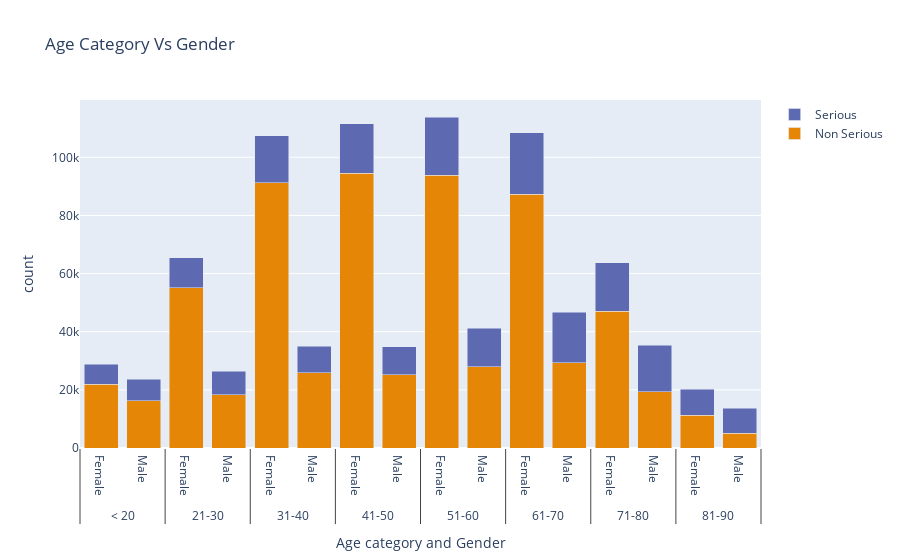

Here is the notebook cell this chart was saved with:
### Code cell
age_serious_sex = df[['AGE_YRS','SEX', 'SERIOUS']]
map_dict_s = {1: "Serious", 0 : "Non Serious"}
map_dict = {1: "Male", 0 : "Female"}
age_serious_sex["SERIOUS"] = age_serious_sex["SERIOUS"].map(map_dict_s)
age_serious_sex["SEX"] = age_serious_sex["SEX"].map(map_dict)
bins = [10, 20, 30, 40, 50, 60,70,80,90]
group = ['< 20', '21-30', '31-40', '41-50', '51-60', '61-70', '71-80', '81-90']
categories = pd.cut(age_serious_sex['AGE_YRS'], bins, labels=group)

age_serious_sex['AGE_CATEGORY'] = categories
age_serious_sex1 = (age_serious_sex.groupby(['AGE_CATEGORY','SEX', 'SERIOUS']).size()  
   .reset_index(name='count'))

fig = go.Figure()

fig.update_layout(
    template="plotly",
    xaxis=dict(title_text="Age category and Gender"),
    yaxis=dict(title_text="count"),
    title="Age Category Vs Gender",
    barmode="stack",
)

colors = ['rgb(229, 134, 6)', 'rgb(93, 105, 177)']
for r, c in zip(age_serious_sex1.SERIOUS.unique(), colors):
    plot_df = age_serious_sex1[age_serious_sex1.SERIOUS == r]
    fig.add_trace(
        go.Bar(x=[plot_df.AGE_CATEGORY, plot_df.SEX], y=plot_df['count'], name=r, marker_color=c),
    )

fig

### Figure 1 — Plotly figure (JSON) as saved in the notebook; plotly's stock layout.template omitted (floating-point values rounded to 4 significant figures)
{"data": [{"marker": {"color": "rgb(229, 134, 6)"}, "name": "Non Serious", "type": "bar", "x": [["< 20", "< 20", "21-30", "21-30", "31-40", "31-40", "41-50", "41-50", "51-60", "51-60", "61-70", "61-70", "71-80", "71-80", "81-90", "81-90"], ["Female", "Male", "Female", "Male", "Female", "Male", "Female", "Male", "Female", "Male", "Female", "Male", "Female", "Male", "Female", "Male"]], "y": [21931, 16222, 55081, 18242, 91282, 25924, 94593, 25176, 93799, 28002, 87283, 29255, 47054, 19334, 11289, 5056]}, {"marker": {"color": "rgb(93, 105, 177)"}, "name": "Serious", "type": "bar", "x": [["< 20", "< 20", "21-30", "21-30", "31-40", "31-40", "41-50", "41-50", "51-60", "51-60", "61-70", "61-70", "71-80", "71-80", "81-90", "81-90"], ["Female", "Male", "Female", "Male", "Female", "Male", "Female", "Male", "Female", "Male", "Female", "Male", "Female", "Male", "Female", "Male"]], "y": [6831, 7444, 10448, 8142, 16090, 9027, 16917, 9667, 19927, 13114, 21108, 17529, 16690, 16008, 8947, 8547]}], "layout": {"autosize": true, "barmode": "stack", "title": {"text": "Age Category Vs Gender"}, "xaxis": {"autorange": true, "range": [-0.5, 15.5], "title": {"text": "Age category and Gender"}, "type": "multicategory"}, "yaxis": {"autorange": true, "range": [0, 119700.0], "title": {"text": "count"}, "type": "linear"}}}
